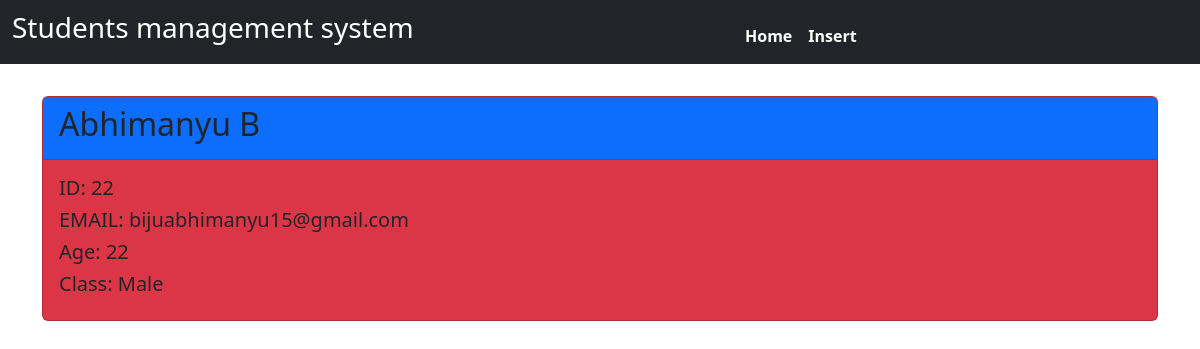
Screenshot of /view/22/ with the database file from the repository.
### student/models.py (models this page shows, shortened)
class insert_details(models.Model):
    student_name = models.CharField(max_length=250)
    student_email = models.EmailField()
    student_age = models.PositiveIntegerField(max_length=10)
    GENDER_MALE = 0
    GENDER_FEMALE = 1
    GENDER_CHOICES = [(GENDER_MALE, 'Male'), (GENDER_FEMALE, 'Female')]
    gender = models.IntegerField(choices=GENDER_CHOICES)

### student/views.py (the view)
# urls.py: path('view/<int:id>/',views.views_page,name='view')
def views_page(request,id):
   student = get_object_or_404(insert_details, pk=id)  # Fetch student details
   return render(request, 'views.html', {'student': student})

### Templates/views.html
{% extends "base.html" %}
{% block body %}
<div class="container mt-auto mb-auto">
<div class="card text-bg-danger mb-3 mt-5 fw-bold text-dark" style="max-width: 81rem;">
    <div class="card-header bg-primary"><h2>{{ student.student_name }}</h2></div>
    <div class="card-body">
      <h5 class="card-title">ID: {{ student.id }}</h5>
      <h5 class="card-title">EMAIL: {{ student.student_email }}</h5>
      <h5 class="card-title">Age: {{ student.student_age }}</h5>
      <h5 class="card-title">Class: {{ student.get_gender_display }}</h5>
    </div>
</div>
{% endblock %}

### rows the page displays
insert_details: student_name "Abhimanyu B", id "22", student_email "bijuabhimanyu15@gmail.com", student_age "22", gender "Male"
